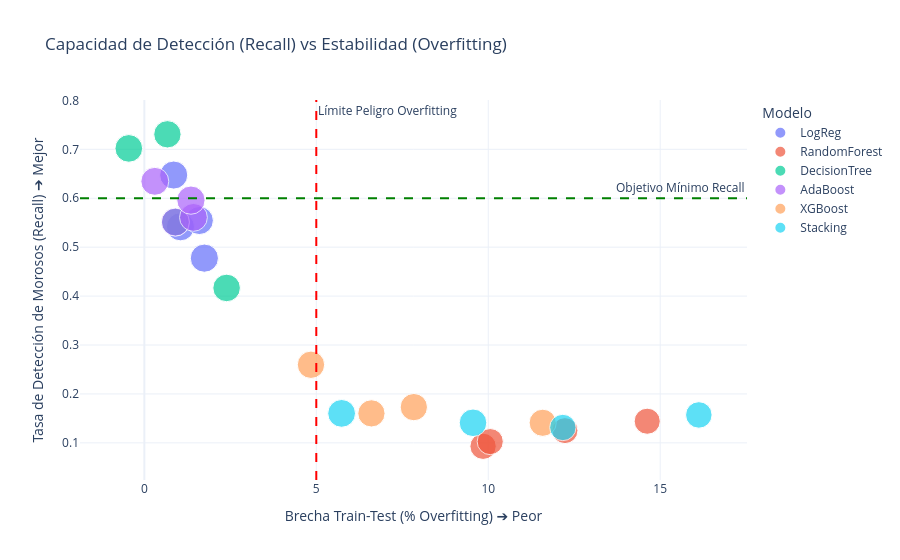

The notebook cell this image was saved under:
### Markdown cell above
Muestra en el eje Y cuánto acierta el modelo (Recall) y en el eje X cuánto "overfitting" tiene (el GAP).

Lo ideal es estar arriba a la izquierda (Mucho acierto, cero overfitting).

Verás a los modelos de Stacking y XGBoost perdidos por la derecha (mucho overfitting).

### Code cell
# GRÁFICO 1: RECALL vs OVERFITTING GAP
df_resultados['Config'] = df_resultados['Modelo'] + " | SMOTE:" + df_resultados['SMOTE'].astype(str) + " | PCA:" + df_resultados['PCA'].astype(str)

fig1 = px.scatter(
    df_resultados, 
    x="Overfitting_Gap_Pct", 
    y="Recall_1", 
    color="Modelo", 
    size="ROC_AUC", 
    hover_name="Config",
    hover_data={
        "Modelo": False,
        "Recall_1": ':.3f',
        "Overfitting_Gap_Pct": ':.2f',
        "ROC_AUC": ':.3f',
        "Threshold": ':.3f'
    },
    title="Capacidad de Detección (Recall) vs Estabilidad (Overfitting)",
    labels={
        "Overfitting_Gap_Pct": "Brecha Train-Test (% Overfitting) ➔ Peor",
        "Recall_1": "Tasa de Detección de Morosos (Recall) ➔ Mejor"
    },
    template="plotly_white"
)

# Añadimos líneas de referencia (Lo ideal es estar en el cuadrante superior izquierdo)
fig1.add_vline(x=5, line_width=2, line_dash="dash", line_color="red", annotation_text="Límite Peligro Overfitting")
fig1.add_hline(y=0.60, line_width=2, line_dash="dash", line_color="green", annotation_text="Objetivo Mínimo Recall")

fig1.show()

### Figure 1 — Plotly figure (JSON) as saved in the notebook; plotly's stock layout.template omitted (floating-point values rounded to 4 significant figures)
{"data": [{"customdata": [["LogReg", 0.6123, 0.5399], ["LogReg", 0.6086, 0.5207], ["LogReg", 0.6079, 0.5134], ["LogReg", 0.6071, 0.4777]], "hovertemplate": "<b>%{hovertext}</b><br><br>Brecha Train-Test (% Overfitting) ➔ Peor=%{x:.2f}<br>Tasa de Detección de Morosos (Recall) ➔ Mejor=%{y:.3f}<br>ROC_AUC=%{customdata[1]:.3f}<br>Threshold=%{customdata[2]:.3f}<extra></extra>", "hovertext": ["LogReg | SMOTE:False | PCA:False", "LogReg | SMOTE:True | PCA:False", "LogReg | SMOTE:False | PCA:True", "LogReg | SMOTE:True | PCA:True"], "legendgroup": "LogReg", "marker": {"color": "#636efa", "size": [0.6123, 0.6086, 0.6079, 0.6071], "sizemode": "area", "sizeref": 0.001541, "symbol": "circle"}, "mode": "markers", "name": "LogReg", "orientation": "v", "showlegend": true, "type": "scatter", "x": [1.745, 1.05, 1.599, 0.8544], "xaxis": "x", "y": [0.4776, 0.5417, 0.5545, 0.6474], "yaxis": "y"}, {"customdata": [["RandomForest", 0.5327, 0.57], ["RandomForest", 0.5206, 0.402], ["RandomForest", 0.5262, 0.56], ["RandomForest", 0.5254, 0.465]], "hovertemplate": "<b>%{hovertext}</b><br><br>Brecha Train-Test (% Overfitting) ➔ Peor=%{x:.2f}<br>Tasa de Detección de Morosos (Recall) ➔ Mejor=%{y:.3f}<br>ROC_AUC=%{customdata[1]:.3f}<br>Threshold=%{customdata[2]:.3f}<extra></extra>", "hovertext": ["RandomForest | SMOTE:False | PCA:False", "RandomForest | SMOTE:True | PCA:False", "RandomForest | SMOTE:False | PCA:True", "RandomForest | SMOTE:True | PCA:True"], "legendgroup": "RandomForest", "marker": {"color": "#EF553B", "size": [0.5327, 0.5206, 0.5262, 0.5254], "sizemode": "area", "sizeref": 0.001541, "symbol": "circle"}, "mode": "markers", "name": "RandomForest", "orientation": "v", "showlegend": true, "type": "scatter", "x": [9.85, 12.23, 10.06, 14.62], "xaxis": "x", "y": [0.09295, 0.125, 0.1026, 0.1442], "yaxis": "y"}, {"customdata": [["DecisionTree", 0.5847, 0.5584], ["DecisionTree", 0.5892, 0.4214], ["DecisionTree", 0.5862, 0.5599], ["DecisionTree", 0.5765, 0.4926]], "hovertemplate": "<b>%{hovertext}</b><br><br>Brecha Train-Test (% Overfitting) ➔ Peor=%{x:.2f}<br>Tasa de Detección de Morosos (Recall) ➔ Mejor=%{y:.3f}<br>ROC_AUC=%{customdata[1]:.3f}<br>Threshold=%{customdata[2]:.3f}<extra></extra>", "hovertext": ["DecisionTree | SMOTE:False | PCA:False", "DecisionTree | SMOTE:True | PCA:False", "DecisionTree | SMOTE:False | PCA:True", "DecisionTree | SMOTE:True | PCA:True"], "legendgroup": "DecisionTree", "marker": {"color": "#00cc96", "size": [0.5847, 0.5892, 0.5862, 0.5765], "sizemode": "area", "sizeref": 0.001541, "symbol": "circle"}, "mode": "markers", "name": "DecisionTree", "orientation": "v", "showlegend": true, "type": "scatter", "x": [2.392, -0.4516, 0.9032, 0.6713], "xaxis": "x", "y": [0.4167, 0.7019, 0.5513, 0.7308], "yaxis": "y"}, {"customdata": [["AdaBoost", 0.6135, 0.2835], ["AdaBoost", 0.5978, 0.4784], ["AdaBoost", 0.6165, 0.3201], ["AdaBoost", 0.601, 0.4936]], "hovertemplate": "<b>%{hovertext}</b><br><br>Brecha Train-Test (% Overfitting) ➔ Peor=%{x:.2f}<br>Tasa de Detección de Morosos (Recall) ➔ Mejor=%{y:.3f}<br>ROC_AUC=%{customdata[1]:.3f}<br>Threshold=%{customdata[2]:.3f}<extra></extra>", "hovertext": ["AdaBoost | SMOTE:False | PCA:False", "AdaBoost | SMOTE:True | PCA:False", "AdaBoost | SMOTE:False | PCA:True", "AdaBoost | SMOTE:True | PCA:True"], "legendgroup": "AdaBoost", "marker": {"color": "#ab63fa", "size": [0.6135, 0.5978, 0.6165, 0.601], "sizemode": "area", "sizeref": 0.001541, "symbol": "circle"}, "mode": "markers", "name": "AdaBoost", "orientation": "v", "showlegend": true, "type": "scatter", "x": [0.9032, 1.428, 1.355, 0.3051], "xaxis": "x", "y": [0.5513, 0.5609, 0.5962, 0.6346], "yaxis": "y"}, {"customdata": [["XGBoost", 0.5744, 0.1984], ["XGBoost", 0.5722, 0.3049], ["XGBoost", 0.5691, 0.2665], ["XGBoost", 0.578, 0.5657]], "hovertemplate": "<b>%{hovertext}</b><br><br>Brecha Train-Test (% Overfitting) ➔ Peor=%{x:.2f}<br>Tasa de Detección de Morosos (Recall) ➔ Mejor=%{y:.3f}<br>ROC_AUC=%{customdata[1]:.3f}<br>Threshold=%{customdata[2]:.3f}<extra></extra>", "hovertext": ["XGBoost | SMOTE:False | PCA:False", "XGBoost | SMOTE:True | PCA:False", "XGBoost | SMOTE:False | PCA:True", "XGBoost | SMOTE:True | PCA:True"], "legendgroup": "XGBoost", "marker": {"color": "#FFA15A", "size": [0.5744, 0.5722, 0.5691, 0.578], "sizemode": "area", "sizeref": 0.001541, "symbol": "circle"}, "mode": "markers", "name": "XGBoost", "orientation": "v", "showlegend": true, "type": "scatter", "x": [7.836, 6.603, 11.58, 4.846], "xaxis": "x", "y": [0.1731, 0.1603, 0.141, 0.2596], "yaxis": "y"}, {"customdata": [["Stacking", 0.5947, 0.1574], ["Stacking", 0.5353, 0.3982], ["Stacking", 0.5866, 0.1399], ["Stacking", 0.5409, 0.4]], "hovertemplate": "<b>%{hovertext}</b><br><br>Brecha Train-Test (% Overfitting) ➔ Peor=%{x:.2f}<br>Tasa de Detección de Morosos (Recall) ➔ Mejor=%{y:.3f}<br>ROC_AUC=%{customdata[1]:.3f}<br>Threshold=%{customdata[2]:.3f}<extra></extra>", "hovertext": ["Stacking | SMOTE:False | PCA:False", "Stacking | SMOTE:True | PCA:False", "Stacking | SMOTE:False | PCA:True", "Stacking | SMOTE:True | PCA:True"], "legendgroup": "Stacking", "marker": {"color": "#19d3f3", "size": [0.5947, 0.5353, 0.5866, 0.5409], "sizemode": "area", "sizeref": 0.001541, "symbol": "circle"}, "mode": "markers", "name": "Stacking", "orientation": "v", "showlegend": true, "type": "scatter", "x": [5.737, 12.17, 9.557, 16.12], "xaxis": "x", "y": [0.1603, 0.1314, 0.141, 0.1571], "yaxis": "y"}], "layout": {"annotations": [{"showarrow": false, "text": "Límite Peligro Overfitting", "x": 5, "xanchor": "left", "xref": "x", "y": 1, "yanchor": "top", "yref": "y domain"}, {"showarrow": false, "text": "Objetivo Mínimo Recall", "x": 1, "xanchor": "right", "xref": "x domain", "y": 0.6, "yanchor": "bottom", "yref": "y"}], "legend": {"itemsizing": "constant", "title": {"text": "Modelo"}, "tracegroupgap": 0}, "shapes": [{"line": {"color": "red", "dash": "dash", "width": 2}, "type": "line", "x0": 5, "x1": 5, "xref": "x", "y0": 0, "y1": 1, "yref": "y domain"}, {"line": {"color": "green", "dash": "dash", "width": 2}, "type": "line", "x0": 0, "x1": 1, "xref": "x domain", "y0": 0.6, "y1": 0.6, "yref": "y"}], "title": {"text": "Capacidad de Detección (Recall) vs Estabilidad (Overfitting)"}, "xaxis": {"anchor": "y", "domain": [0, 1], "title": {"text": "Brecha Train-Test (% Overfitting) ➔ Peor"}}, "yaxis": {"anchor": "x", "domain": [0, 1], "title": {"text": "Tasa de Detección de Morosos (Recall) ➔ Mejor"}}}}
